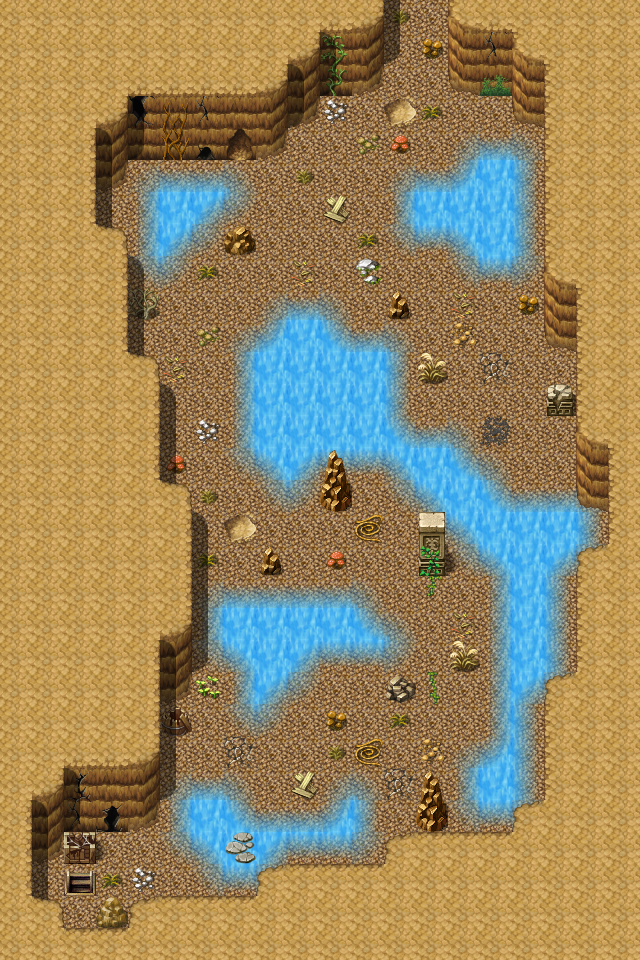

A level layout from a 2D game, rendered from its tile map. Below: a short description, then the map file with tile-grid data replaced by summaries:
An orthogonal 20x30 tile map with 32x32 px tiles, 3 tile layers (Ground, Objects, Above), 1 hidden layer not drawn, 21 tilesets and 7 objects (5x spawn, 2x mapchange).

<map version="1.0" orientation="orthogonal" width="20" height="30" tilewidth="32" tileheight="32">
    <tileset firstgid="1" name="map_25" tilewidth="32" tileheight="32">
        <image source="../drawable/map_25.png" width="256" height="256" />
    </tileset>
    <tileset firstgid="65" name="map_21" tilewidth="32" tileheight="32">
        <image source="../drawable/map_21.png" width="256" height="256" />
    </tileset>
    <tileset firstgid="129" name="map_0" tilewidth="32" tileheight="32">
        <image source="../drawable/map_0.png" width="256" height="256" />
    </tileset>
    <tileset firstgid="193" name="map_2" tilewidth="32" tileheight="32">
        <image source="../drawable/map_2.png" width="256" height="256" />
    </tileset>
    <tileset firstgid="257" name="map_1" tilewidth="32" tileheight="32">
        <image source="../drawable/map_1.png" width="256" height="256" />
    </tileset>
    <tileset firstgid="321" name="map_3" tilewidth="32" tileheight="32">
        <image source="../drawable/map_3.png" width="256" height="256" />
    </tileset>
    <tileset firstgid="385" name="map_18" tilewidth="32" tileheight="32">
        <image source="../drawable/map_18.png" width="256" height="256" />
    </tileset>
    <tileset firstgid="449" name="map_4" tilewidth="32" tileheight="32">
        <image source="../drawable/map_4.png" width="256" height="256" />
    </tileset>
    <tileset firstgid="513" name="map_7" tilewidth="32" tileheight="32">
        <image source="../drawable/map_7.png" width="256" height="256" />
    </tileset>
    <tileset firstgid="577" name="map_17" tilewidth="32" tileheight="32">
        <image source="../drawable/map_17.png" width="256" height="256" />
    </tileset>
    <tileset firstgid="641" name="map_10" tilewidth="32" tileheight="32">
        <image source="../drawable/map_10.png" width="256" height="256" />
    </tileset>
    <tileset firstgid="705" name="map_5" tilewidth="32" tileheight="32">
        <image source="../drawable/map_5.png" width="256" height="256" />
    </tileset>
    <tileset firstgid="769" name="map_9" tilewidth="32" tileheight="32">
        <image source="../drawable/map_9.png" width="256" height="256" />
    </tileset>
    <tileset firstgid="833" name="map_34" tilewidth="32" tileheight="32">
        <image source="../drawable/map_34.png" width="256" height="256" />
    </tileset>
    <tileset firstgid="897" name="map_6" tilewidth="32" tileheight="32">
        <image source="../drawable/map_6.png" width="256" height="256" />
    </tileset>
    <tileset firstgid="961" name="map_19" tilewidth="32" tileheight="32">
        <image source="../drawable/map_19.png" width="256" height="256" />
    </tileset>
    <tileset firstgid="1025" name="map_8" tilewidth="32" tileheight="32">
        <image source="../drawable/map_8.png" width="256" height="256" />
    </tileset>
    <tileset firstgid="1089" name="map_20" tilewidth="32" tileheight="32">
        <image source="../drawable/map_20.png" width="256" height="256" />
    </tileset>
    <tileset firstgid="1153" name="map_35" tilewidth="32" tileheight="32">
        <image source="../drawable/map_35.png" width="256" height="256" />
    </tileset>
    <tileset firstgid="1217" name="map_27" tilewidth="32" tileheight="32">
        <image source="../drawable/map_27.png" width="256" height="256" />
    </tileset>
    <tileset firstgid="1281" name="map_36" tilewidth="32" tileheight="32">
        <image source="../drawable/map_36.png" width="256" height="256" />
    </tileset>
    <layer name="Ground" width="20" height="30">
        <data>[600 cells, 600 non-empty, 13 distinct tile ids]</data>
    </layer>
    <layer name="Objects" width="20" height="30">
        <data>[600 cells, 214 non-empty, 58 distinct tile ids]</data>
    </layer>
    <layer name="Above" width="20" height="30">
        <data>[600 cells, 46 non-empty, 10 distinct tile ids]</data>
    </layer>
    <layer name="Walkable" width="20" height="30" visible="0">
        <data>[600 cells, 467 non-empty, 1 distinct tile ids]</data>
    </layer>
    <objectgroup name="Mapevents">
        <object name="north" type="mapchange" x="384" y="0" width="64" height="32">
            <properties>
                <property name="map" value="lodar5cave0" />
                <property name="place" value="south" />
            </properties>
        </object>
        <object name="down lodar5cave1" type="mapchange" x="64" y="864" width="32" height="32">
            <properties>
                <property name="map" value="lodar5cave2" />
                <property name="place" value="up lodar5cave2" />
            </properties>
        </object>
    </objectgroup>
    <objectgroup name="Spawn">
        <object name="caveburr1" type="spawn" x="128" y="64" width="448" height="736">
            <properties>
                <property name="quantity" value="8" />
                <property name="spawngroup" value="caveburr1" />
            </properties>
        </object>
        <object name="cavebat1" type="spawn" x="96" y="96" width="512" height="736">
            <properties>
                <property name="quantity" value="7" />
                <property name="spawngroup" value="cavebat1" />
            </properties>
        </object>
        <object name="cavebat2" type="spawn" x="416" y="640" width="32" height="32">
            <properties>
                <property name="spawngroup" value="cavebat2" />
            </properties>
        </object>
        <object name="caveburr2" type="spawn" x="224" y="832" width="32" height="32">
            <properties>
                <property name="spawngroup" value="caveburr2" />
            </properties>
        </object>
        <object name="caveburr1_1" type="spawn" x="128" y="832" width="32" height="64">
            <properties>
                <property name="quantity" value="2" />
                <property name="spawngroup" value="caveburr1" />
            </properties>
        </object>
    </objectgroup>
    <objectgroup name="Keys" />
</map>
